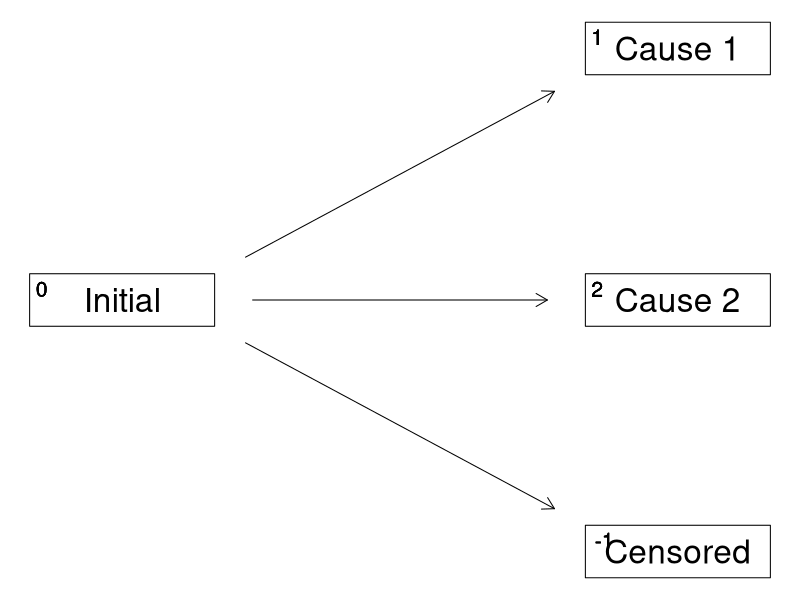
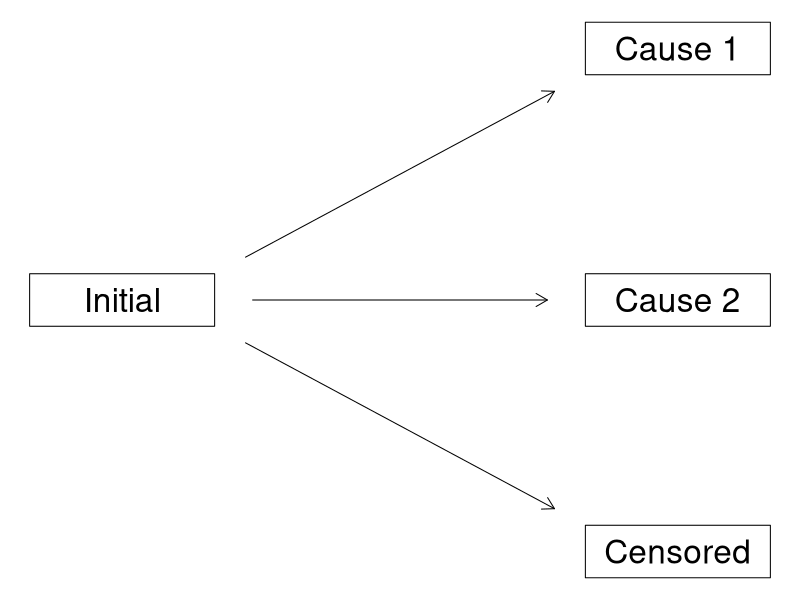

These figures' R source, in order:
### figure-multi-state-process.R --- 
#----------------------------------------------------------------------
## Author: Thomas Alexander Gerds
## Created: Jul 27 2023 (10:04) 
## Version: 
## Last-Updated: May 14 2024 (12:53) 
##           By: Anders Munch
##     Update #: 9
#----------------------------------------------------------------------
## 
### Commentary: 
## 
### Change Log:
#----------------------------------------------------------------------
## 
### Code:
library(prodlim)
library(here)
nTrans <- 3
stateLabels = c("Initial","Cause 1", "Cause 2", "Censored")
crHist <- Hist(time = 1:nTrans, event = list(from = rep("1", nTrans), to = stateLabels[-1]))
try(setwd("~/research/SuperVision/Anders/survival-loss/statelearner/figures"))
try(setwd(here("figures")))

plot(crHist,stateLabels = stateLabels,arrowLabels = FALSE,
     tagBoxes = c(0,1,2,-1),
     box.width) ## Make true and/or change to -1?

pdf("figure-multi-state-process.pdf")
plot(crHist,stateLabels = stateLabels,arrowLabels = FALSE,
     tagBoxes = FALSE) ## Make true and/or change to -1?
dev.off()

######################################################################
### figure-multi-state-process.R ends here
